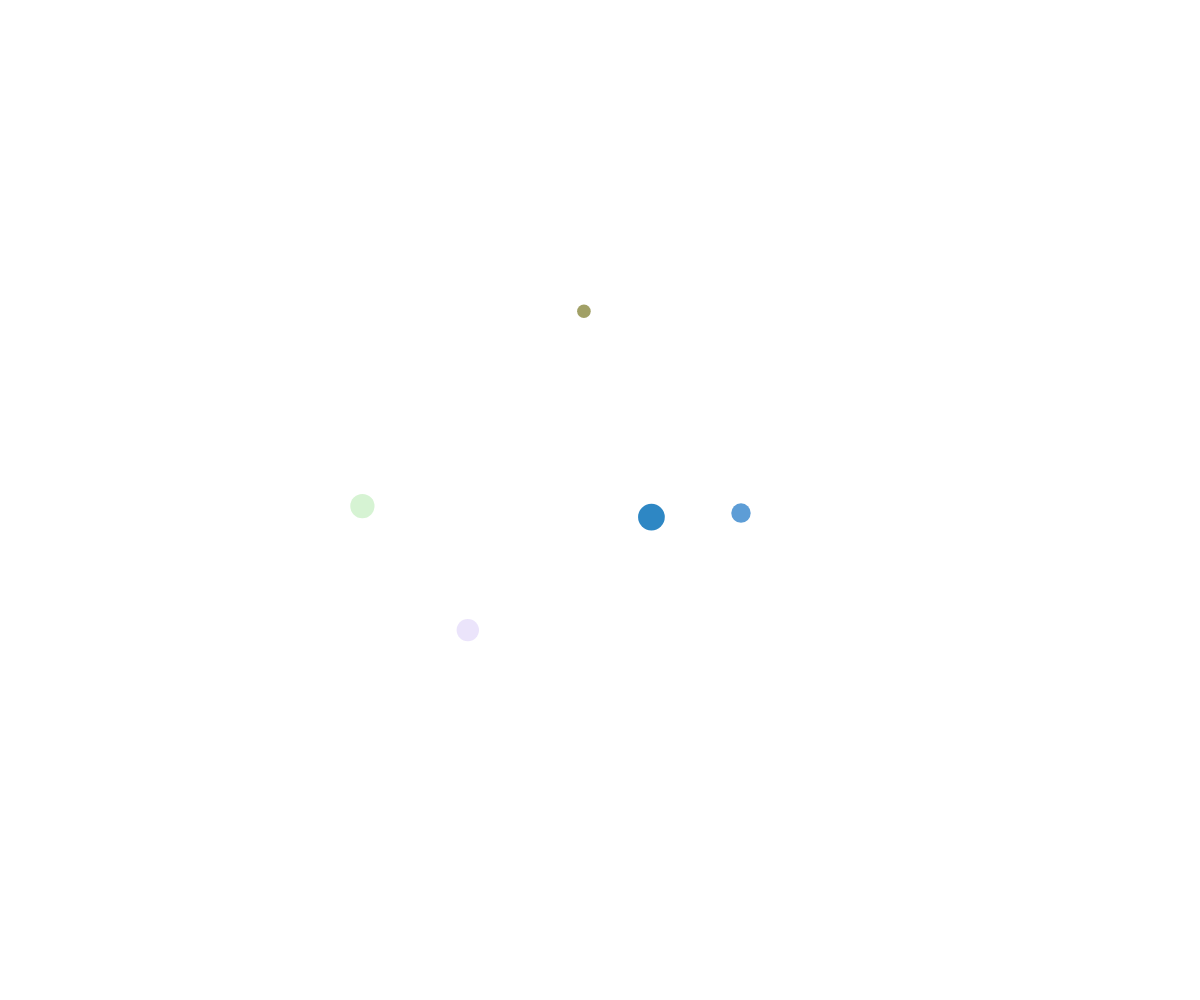
Frame 1 (no input)
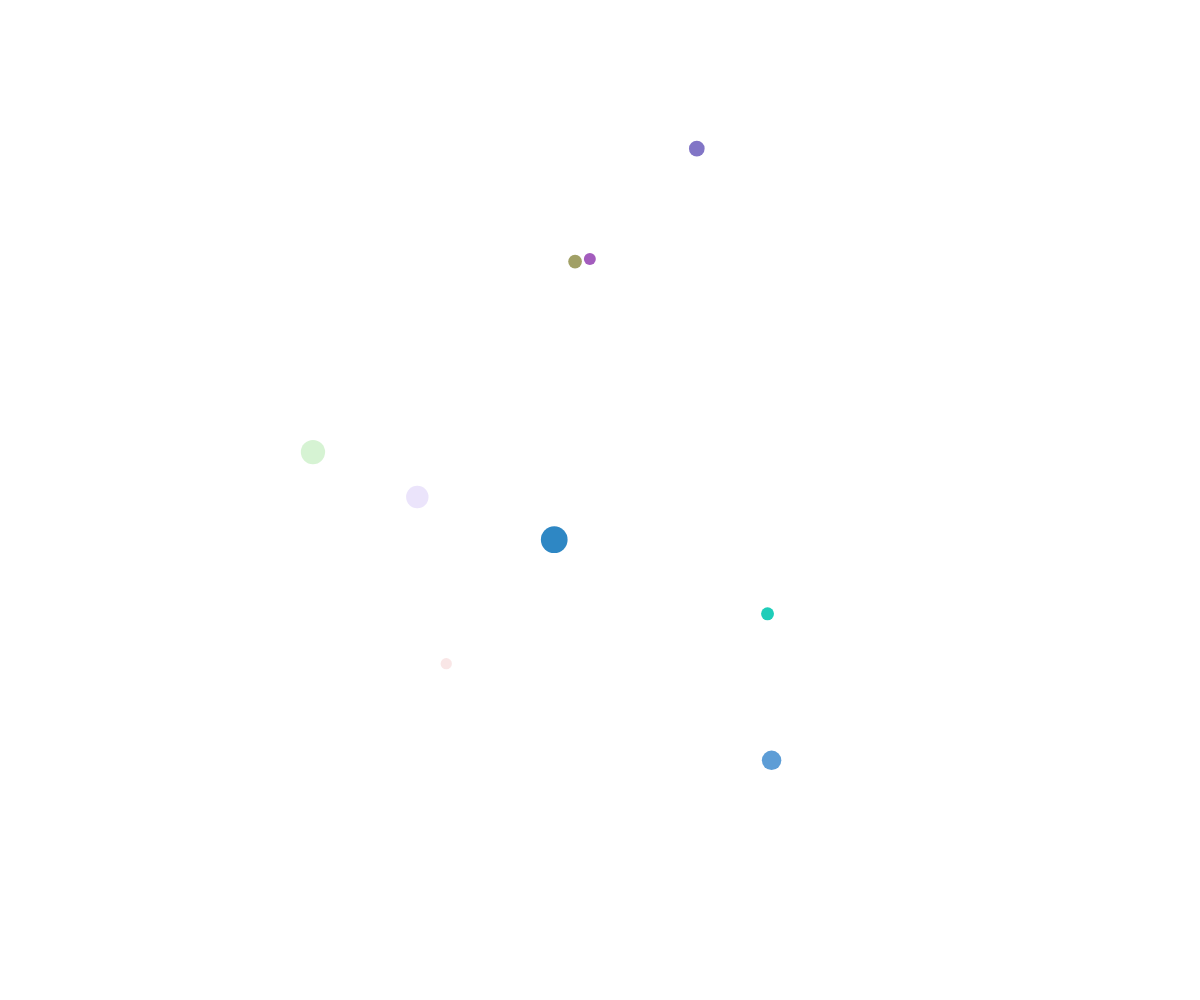
Frame 60 (no input)
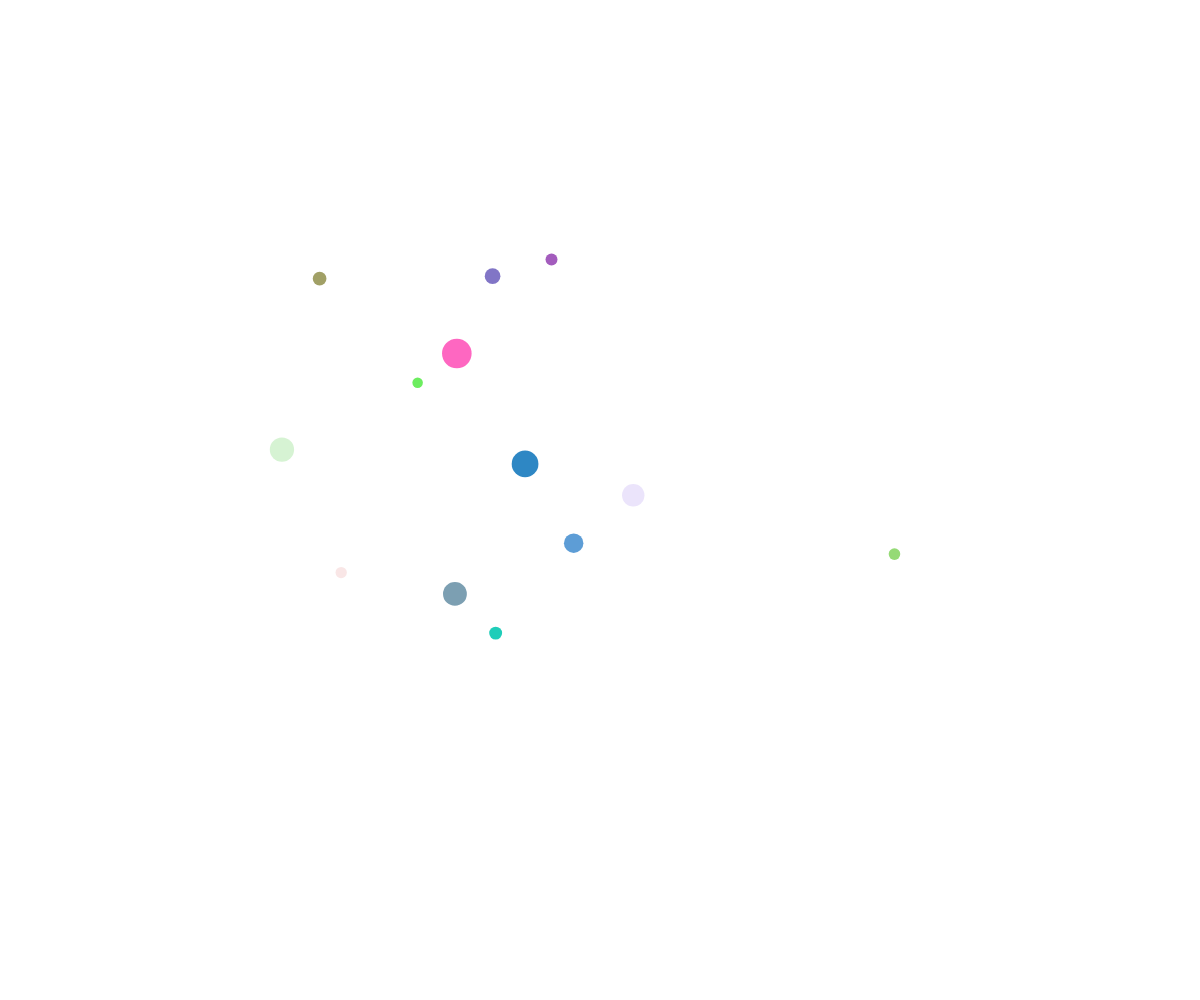
Frame 120 (the mouse pressed at the canvas centre since frame 60)

The p5.js sketch that drew these frames (run headless with seeded random() and noise() and a simulated clock; from frame 60 on, the mouse is pressed at the canvas centre):

// p5.js sketch
// ── sketch.js
// Bubble Object Notation Demo
// Elaina Sauder
// March 25th, 2024s

let theBubbles = [];

function setup() {
  createCanvas(windowWidth, windowHeight);
  noStroke();

  for(let i = 0; i < 5; i++){
    spawnBubble();
  }

  // spawn a new bubble every half second
  window.setInterval(spawnBubble, 300);
}

function draw() {
  background("white");

  // moveBubblesRandomly();
  moveBubblesWithNoise();
  displayBubbles();
}

function moveBubblesWithNoise(){
  for(let bubble of theBubbles){
    let x = noise(bubble.timeX) * width;
    let y = noise(bubble.timeY) * height;

    bubble.x = x;
    bubble.y = y;

    bubble.timeX += bubble.deltaTime;
    bubble.timeY += bubble.deltaTime;
  }
}

function spawnBubble(){
  let someBubble = {
    size: random(10, 30),
    x: random(width),
    y: random(height),
    speed: 3,
    r: random(255),
    g: random(255),
    b: random(255),
    alpha: random(255), 
    timeX: random(1000000),
    timeY: random(1000000),
    deltaTime: 0.005,
  };
  theBubbles.push(someBubble);
}

function displayBubbles(){
  for(let bubble of theBubbles){
    fill(bubble.r, bubble.g, bubble.b, bubble.alpha);
    circle(bubble.x, bubble.y, bubble.size);
  }
}

function moveBubblesRandomly(){
  for(let bubble of theBubbles){
    let choice = random(100);
    if(choice < 25){
      // move up
      bubble.y -= bubble.speed;
    }
    else if(choice < 50){
      // move down
      bubble.y += bubble.speed;
    }
    else if(choice < 75){
      // move right
      bubble.x += bubble.speed;
    }
    else{
      // move left
      bubble.x -= bubble.speedl;
    }
  }
}
